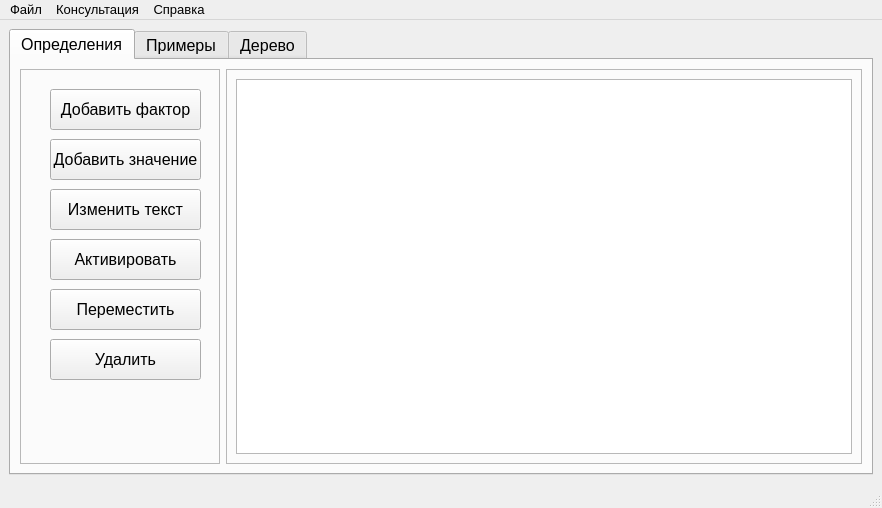
<?xml version="1.0" encoding="UTF-8"?>
<ui version="4.0">
 <class>MainWindow</class>
 <widget class="QMainWindow" name="MainWindow">
  <property name="geometry">
   <rect>
    <x>0</x>
    <y>0</y>
    <width>882</width>
    <height>508</height>
   </rect>
  </property>
  <property name="font">
   <font>
    <family>Tahoma</family>
    <pointsize>12</pointsize>
   </font>
  </property>
  <property name="windowTitle">
   <string>2ndClass</string>
  </property>
  <widget class="QWidget" name="centralwidget">
   <layout class="QGridLayout" name="gridLayout">
    <item row="1" column="0">
     <widget class="QTabWidget" name="tabWidget">
      <property name="currentIndex">
       <number>0</number>
      </property>
      <widget class="QWidget" name="tab">
       <attribute name="title">
        <string>Определения</string>
       </attribute>
       <layout class="QVBoxLayout" name="verticalLayout">
        <item>
         <layout class="QHBoxLayout" name="horizontalLayout">
          <item>
           <widget class="QFrame" name="button_box">
            <property name="sizePolicy">
             <sizepolicy hsizetype="Fixed" vsizetype="Preferred">
              <horstretch>0</horstretch>
              <verstretch>0</verstretch>
             </sizepolicy>
            </property>
            <property name="minimumSize">
             <size>
              <width>200</width>
              <height>0</height>
             </size>
            </property>
            <property name="frameShape">
             <enum>QFrame::StyledPanel</enum>
            </property>
            <property name="frameShadow">
             <enum>QFrame::Raised</enum>
            </property>
            <widget class="QPushButton" name="add_factor_button">
             <property name="geometry">
              <rect>
               <x>30</x>
               <y>20</y>
               <width>151</width>
               <height>41</height>
              </rect>
             </property>
             <property name="text">
              <string>Добавить фактор</string>
             </property>
            </widget>
            <widget class="QPushButton" name="add_value_button">
             <property name="geometry">
              <rect>
               <x>30</x>
               <y>70</y>
               <width>151</width>
               <height>41</height>
              </rect>
             </property>
             <property name="text">
              <string>Добавить значение</string>
             </property>
            </widget>
            <widget class="QPushButton" name="change_text_button">
             <property name="geometry">
              <rect>
               <x>30</x>
               <y>120</y>
               <width>151</width>
               <height>41</height>
              </rect>
             </property>
             <property name="text">
              <string>Изменить текст</string>
             </property>
            </widget>
            <widget class="QPushButton" name="activate_factor_button">
             <property name="geometry">
              <rect>
               <x>30</x>
               <y>170</y>
               <width>151</width>
               <height>41</height>
              </rect>
             </property>
             <property name="text">
              <string>Активировать</string>
             </property>
            </widget>
            <widget class="QPushButton" name="move_factor_button">
             <property name="geometry">
              <rect>
               <x>30</x>
               <y>220</y>
               <width>151</width>
               <height>41</height>
              </rect>
             </property>
             <property name="text">
              <string>Переместить</string>
             </property>
            </widget>
            <widget class="QPushButton" name="delete_factor_button">
             <property name="geometry">
              <rect>
               <x>30</x>
               <y>270</y>
               <width>151</width>
               <height>41</height>
              </rect>
             </property>
             <property name="text">
              <string>Удалить</string>
             </property>
            </widget>
           </widget>
          </item>
          <item>
           <widget class="QFrame" name="table_box">
            <property name="frameShape">
             <enum>QFrame::StyledPanel</enum>
            </property>
            <property name="frameShadow">
             <enum>QFrame::Raised</enum>
            </property>
            <layout class="QGridLayout" name="gridLayout_2">
             <item row="0" column="0">
              <widget class="QTableView" name="definition_table">
               <property name="font">
                <font>
                 <family>Tahoma</family>
                 <pointsize>14</pointsize>
                </font>
               </property>
               <property name="verticalScrollMode">
                <enum>QAbstractItemView::ScrollPerPixel</enum>
               </property>
               <property name="horizontalScrollMode">
                <enum>QAbstractItemView::ScrollPerPixel</enum>
               </property>
               <attribute name="horizontalHeaderStretchLastSection">
                <bool>true</bool>
               </attribute>
               <attribute name="verticalHeaderCascadingSectionResizes">
                <bool>true</bool>
               </attribute>
               <attribute name="verticalHeaderDefaultSectionSize">
                <number>31</number>
               </attribute>
               <attribute name="verticalHeaderStretchLastSection">
                <bool>false</bool>
               </attribute>
              </widget>
             </item>
            </layout>
           </widget>
          </item>
         </layout>
        </item>
       </layout>
      </widget>
      <widget class="QWidget" name="tab_2">
       <attribute name="title">
        <string>Примеры</string>
       </attribute>
       <layout class="QHBoxLayout" name="horizontalLayout_3">
        <item>
         <layout class="QHBoxLayout" name="horizontalLayout_2">
          <item>
           <widget class="QFrame" name="exaple_button_box">
            <property name="sizePolicy">
             <sizepolicy hsizetype="Fixed" vsizetype="Preferred">
              <horstretch>0</horstretch>
              <verstretch>0</verstretch>
             </sizepolicy>
            </property>
            <property name="minimumSize">
             <size>
              <width>200</width>
              <height>0</height>
             </size>
            </property>
            <property name="frameShape">
             <enum>QFrame::StyledPanel</enum>
            </property>
            <property name="frameShadow">
             <enum>QFrame::Raised</enum>
            </property>
            <widget class="QPushButton" name="add_example_button">
             <property name="geometry">
              <rect>
               <x>30</x>
               <y>20</y>
               <width>151</width>
               <height>41</height>
              </rect>
             </property>
             <property name="text">
              <string>Добавить пример</string>
             </property>
            </widget>
            <widget class="QPushButton" name="clone_example_button">
             <property name="geometry">
              <rect>
               <x>30</x>
               <y>70</y>
               <width>151</width>
               <height>41</height>
              </rect>
             </property>
             <property name="text">
              <string>Дублировать</string>
             </property>
            </widget>
            <widget class="QPushButton" name="change_example_button">
             <property name="geometry">
              <rect>
               <x>30</x>
               <y>120</y>
               <width>151</width>
               <height>41</height>
              </rect>
             </property>
             <property name="text">
              <string>Изменить</string>
             </property>
            </widget>
            <widget class="QPushButton" name="activate_example_button">
             <property name="geometry">
              <rect>
               <x>30</x>
               <y>170</y>
               <width>151</width>
               <height>41</height>
              </rect>
             </property>
             <property name="text">
              <string>Активировать</string>
             </property>
            </widget>
            <widget class="QPushButton" name="move_example_button">
             <property name="geometry">
              <rect>
               <x>30</x>
               <y>220</y>
               <width>151</width>
               <height>41</height>
              </rect>
             </property>
             <property name="text">
              <string>Переместить</string>
             </property>
            </widget>
            <widget class="QPushButton" name="delete_example_button">
             <property name="geometry">
              <rect>
               <x>30</x>
               <y>270</y>
               <width>151</width>
               <height>41</height>
              </rect>
             </property>
             <property name="text">
              <string>Удалить</string>
             </property>
            </widget>
           </widget>
          </item>
          <item>
           <widget class="QFrame" name="example_table_box">
            <property name="frameShape">
             <enum>QFrame::StyledPanel</enum>
            </property>
            <property name="frameShadow">
             <enum>QFrame::Raised</enum>
            </property>
            <layout class="QGridLayout" name="gridLayout_3">
             <item row="0" column="0">
              <widget class="QTableView" name="example_table">
               <property name="font">
                <font>
                 <family>Tahoma</family>
                 <pointsize>14</pointsize>
                </font>
               </property>
               <property name="verticalScrollMode">
                <enum>QAbstractItemView::ScrollPerPixel</enum>
               </property>
               <property name="horizontalScrollMode">
                <enum>QAbstractItemView::ScrollPerPixel</enum>
               </property>
               <attribute name="horizontalHeaderStretchLastSection">
                <bool>true</bool>
               </attribute>
              </widget>
             </item>
            </layout>
           </widget>
          </item>
         </layout>
        </item>
       </layout>
      </widget>
      <widget class="QWidget" name="tab_5">
       <attribute name="title">
        <string>Дерево</string>
       </attribute>
       <layout class="QHBoxLayout" name="horizontalLayout_4">
        <item>
         <widget class="QFrame" name="tree_button_box">
          <property name="sizePolicy">
           <sizepolicy hsizetype="Fixed" vsizetype="Preferred">
            <horstretch>0</horstretch>
            <verstretch>0</verstretch>
           </sizepolicy>
          </property>
          <property name="minimumSize">
           <size>
            <width>200</width>
            <height>0</height>
           </size>
          </property>
          <property name="frameShape">
           <enum>QFrame::StyledPanel</enum>
          </property>
          <property name="frameShadow">
           <enum>QFrame::Raised</enum>
          </property>
          <widget class="QPushButton" name="pushButton_14">
           <property name="enabled">
            <bool>false</bool>
           </property>
           <property name="geometry">
            <rect>
             <x>20</x>
             <y>20</y>
             <width>161</width>
             <height>41</height>
            </rect>
           </property>
           <property name="text">
            <string>Изменить правило</string>
           </property>
          </widget>
          <widget class="QPushButton" name="pushButton_15">
           <property name="enabled">
            <bool>false</bool>
           </property>
           <property name="geometry">
            <rect>
             <x>20</x>
             <y>70</y>
             <width>161</width>
             <height>41</height>
            </rect>
           </property>
           <property name="text">
            <string>Пометить пример</string>
           </property>
          </widget>
         </widget>
        </item>
        <item>
         <widget class="QFrame" name="tree_box">
          <property name="frameShape">
           <enum>QFrame::StyledPanel</enum>
          </property>
          <property name="frameShadow">
           <enum>QFrame::Raised</enum>
          </property>
          <layout class="QVBoxLayout" name="verticalLayout_2">
           <item>
            <widget class="QFrame" name="frame">
             <property name="sizePolicy">
              <sizepolicy hsizetype="Preferred" vsizetype="Minimum">
               <horstretch>0</horstretch>
               <verstretch>0</verstretch>
              </sizepolicy>
             </property>
             <property name="frameShape">
              <enum>QFrame::StyledPanel</enum>
             </property>
             <property name="frameShadow">
              <enum>QFrame::Raised</enum>
             </property>
             <layout class="QHBoxLayout" name="horizontalLayout_5">
              <item>
               <widget class="QLabel" name="status_label">
                <property name="sizePolicy">
                 <sizepolicy hsizetype="Expanding" vsizetype="Preferred">
                  <horstretch>0</horstretch>
                  <verstretch>0</verstretch>
                 </sizepolicy>
                </property>
                <property name="text">
                 <string>База знаний не задана</string>
                </property>
               </widget>
              </item>
              <item>
               <widget class="QPushButton" name="rebuild_tree_button">
                <property name="enabled">
                 <bool>false</bool>
                </property>
                <property name="sizePolicy">
                 <sizepolicy hsizetype="Minimum" vsizetype="Preferred">
                  <horstretch>0</horstretch>
                  <verstretch>0</verstretch>
                 </sizepolicy>
                </property>
                <property name="minimumSize">
                 <size>
                  <width>175</width>
                  <height>35</height>
                 </size>
                </property>
                <property name="text">
                 <string>Перестроить дерево</string>
                </property>
               </widget>
              </item>
              <item>
               <widget class="QPushButton" name="test_tree_button">
                <property name="enabled">
                 <bool>false</bool>
                </property>
                <property name="sizePolicy">
                 <sizepolicy hsizetype="Minimum" vsizetype="Preferred">
                  <horstretch>0</horstretch>
                  <verstretch>0</verstretch>
                 </sizepolicy>
                </property>
                <property name="text">
                 <string>Тест</string>
                </property>
               </widget>
              </item>
             </layout>
            </widget>
           </item>
           <item>
            <widget class="QTreeView" name="tree_view">
             <property name="sizePolicy">
              <sizepolicy hsizetype="Expanding" vsizetype="Expanding">
               <horstretch>0</horstretch>
               <verstretch>0</verstretch>
              </sizepolicy>
             </property>
             <property name="font">
              <font>
               <family>Tahoma</family>
               <pointsize>14</pointsize>
              </font>
             </property>
             <property name="alternatingRowColors">
              <bool>true</bool>
             </property>
             <attribute name="headerMinimumSectionSize">
              <number>250</number>
             </attribute>
            </widget>
           </item>
          </layout>
         </widget>
        </item>
       </layout>
      </widget>
     </widget>
    </item>
   </layout>
  </widget>
  <widget class="QMenuBar" name="menubar">
   <property name="geometry">
    <rect>
     <x>0</x>
     <y>0</y>
     <width>882</width>
     <height>22</height>
    </rect>
   </property>
   <property name="font">
    <font>
     <family>Tahoma</family>
     <pointsize>10</pointsize>
    </font>
   </property>
   <widget class="QMenu" name="file_menu">
    <property name="font">
     <font>
      <pointsize>10</pointsize>
     </font>
    </property>
    <property name="title">
     <string>Файл</string>
    </property>
    <widget class="QMenu" name="file_last_menu">
     <property name="title">
      <string>Последние</string>
     </property>
     <addaction name="separator"/>
    </widget>
    <addaction name="file_open_action"/>
    <addaction name="file_create_action"/>
    <addaction name="file_close_action"/>
    <addaction name="file_save_action"/>
    <addaction name="file_last_menu"/>
    <addaction name="separator"/>
    <addaction name="file_exit_action"/>
   </widget>
   <widget class="QMenu" name="help_menu">
    <property name="font">
     <font>
      <pointsize>10</pointsize>
     </font>
    </property>
    <property name="title">
     <string>Справка</string>
    </property>
    <addaction name="help_about_action"/>
   </widget>
   <widget class="QMenu" name="consult_menu">
    <property name="title">
     <string>Консультация</string>
    </property>
    <addaction name="consult_run_action"/>
   </widget>
   <addaction name="file_menu"/>
   <addaction name="consult_menu"/>
   <addaction name="help_menu"/>
  </widget>
  <widget class="QStatusBar" name="statusbar"/>
  <action name="file_open_action">
   <property name="text">
    <string>Открыть</string>
   </property>
  </action>
  <action name="file_create_action">
   <property name="text">
    <string>Создать</string>
   </property>
  </action>
  <action name="file_exit_action">
   <property name="text">
    <string>Выход</string>
   </property>
  </action>
  <action name="file_save_action">
   <property name="enabled">
    <bool>false</bool>
   </property>
   <property name="text">
    <string>Сохранить</string>
   </property>
   <property name="shortcut">
    <string>Ctrl+S</string>
   </property>
  </action>
  <action name="help_about_action">
   <property name="text">
    <string>О программе</string>
   </property>
  </action>
  <action name="consult_run_action">
   <property name="text">
    <string>Начать консультацию</string>
   </property>
  </action>
  <action name="file_close_action">
   <property name="text">
    <string>Закрыть</string>
   </property>
  </action>
 </widget>
 <resources/>
 <connections/>
</ui>
